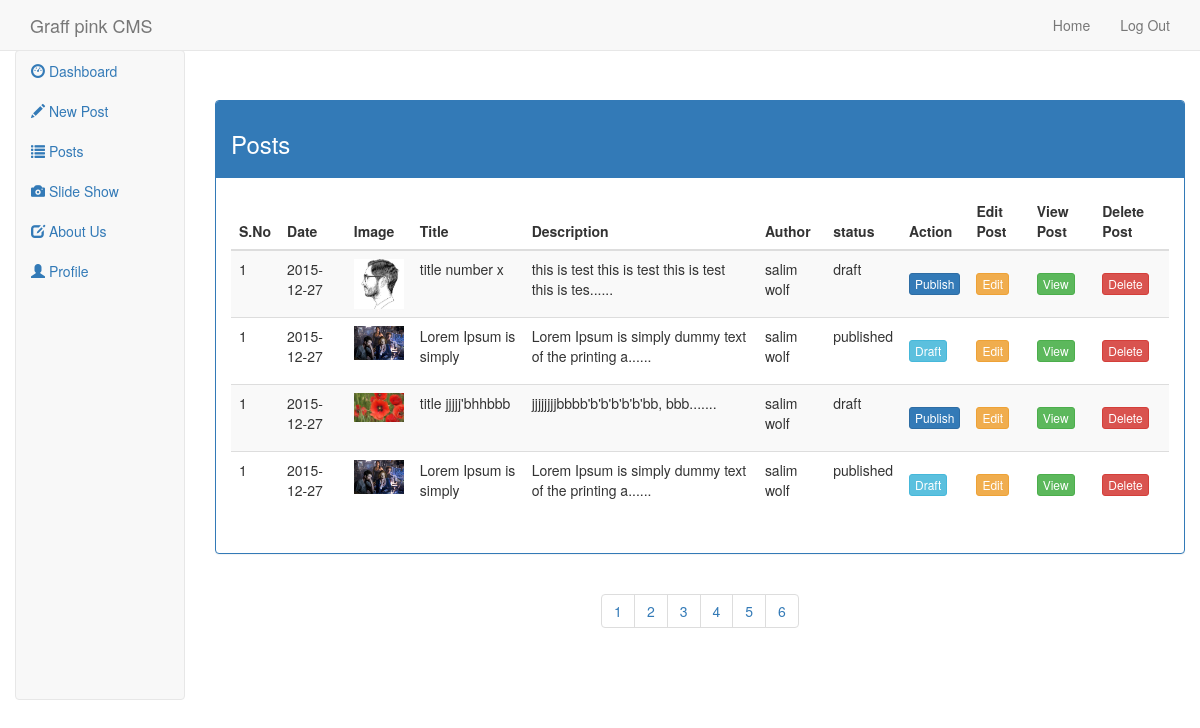
Screenshot of /admin/post_list.php (signed in) with the database file from the repository.
### tables this page shows
CREATE TABLE IF NOT EXISTS `posts` (
  `id` int(11) NOT NULL AUTO_INCREMENT,
  `title` text NOT NULL,
  `description` text NOT NULL,
  `image` text NOT NULL,
  `status` text NOT NULL,
  `date` timestamp NOT NULL DEFAULT CURRENT_TIMESTAMP ON UPDATE CURRENT_TIMESTAMP,
  `author` text NOT NULL,
  PRIMARY KEY (`id`)
);

CREATE TABLE IF NOT EXISTS `users` (
  `user_id` int(11) NOT NULL AUTO_INCREMENT,
  `role` text NOT NULL,
  `user_f_name` text NOT NULL,
  `user_l_name` text NOT NULL,
  `user_email` text NOT NULL,
  `user_password` text NOT NULL,
  `user_gender` text NOT NULL,
  `user_phone_no` text NOT NULL,
  `user_designation` text NOT NULL,
  `user_website` text NOT NULL,
  `user_address` text NOT NULL,
  `user_about_me` text NOT NULL,
  `user_date` timestamp NOT NULL DEFAULT CURRENT_TIMESTAMP ON UPDATE CURRENT_TIMESTAMP,
  PRIMARY KEY (`user_id`)
);

### admin/post_list.php (the view, shortened to what this page needs)
<?php session_start();
	include 'includes/db.php';
?>
<!DOCTYPE html>
<html>
	<head>
		<link rel="stylesheet" href="../../bootstrap/css/bootstrap.css">
	</head>
	<body>
		<?php include 'includes/header.php';?>
		<div style="width:50px;height:50px;"></div>
		<?php include 'includes/sidebar.php';?>
		<div class="col-sm-10">
		<div style="width:50px;height:50px;"></div>
			<div class="panel panel-primary">
				<div class="panel-heading"><h3>Posts</h3></div>
				<div class="panel-body">
					<table class="table table-striped">
						<thead>
							<tr>
								<th>S.No</th>
								<th>Date</th>
								<th>Image</th>
								<th>Title</th>
								<th>Description</th>
								<th>Author</th>
								<th>status</th>
								<th>Action</th>
								<th>Edit Post</th>
								<th>View Post</th>
								<th>Delete Post</th>
							</tr>
						</thead>
						<tbody>
							<?php
								$sql = "SELECT * FROM posts p JOIN users u ON p.author = u.user_email";
								$run = mysqli_query($conn,$sql);
								while($rows = mysqli_fetch_assoc($run)){
									echo '
									<tr>
										<td>1</td>
										<td>2015-12-27</td>
										<td>'.($rows['image'] == '' ? 'No Image' : '<img src="../'.$rows['image'].'" width="50px">').'</td>
										<td>'.$rows['title'].'</td>
										<td>'.substr($rows['description'],0,50).'......</td>
										<td>'.$rows['user_f_name'].' '.$rows['user_l_name'].'</td>
										<td>'.$rows['status'].'</td>
										<td>'.($rows['status'] == 'draft'? '<a href="post_list.php?new_status=published&id='.$rows['id'].'" class="btn btn-primary btn-xs navbar-btn">Publish</a>': '<a href="post_list.php?new_status=draft&id='.$rows['id'].'" class="btn btn-info btn-xs navbar-btn">Draft</a>').'</td>
										<td><a href="edit_post.php?edit_id='.$rows['id'].'" class="btn btn-warning btn-xs navbar-btn">Edit</a></td>
										<td><a href="../post.php?post_id='.$rows['id'].'" class="btn btn-success btn-xs navbar-btn">View</a></td>
										<td><a href="post_list.php?del_id='.$rows['id'].'" class="btn btn-danger btn-xs navbar-btn">Delete</a></td>
									</tr>
									';
								}
							?>
						</tbody>
					</table>
				</div>
			</div>
			<div class="text-center">
				<ul class="pagination">
					<li><a href="#">1</a></li>
					<li><a href="#">2</a></li>
					<li><a href="#">3</a></li>
					<li><a href="#">4</a></li>
					<li><a href="#">5</a></li>
					<li><a href="#">6</a></li>
				</ul>
			</div>
		</div>
	</body>
</html>

### rows the page displays
posts: image (picture), title "title number x", description "this is test this is test this is test this is tes", users.user_f_name "salim", users.user_l_name "wolf", status "draft"
posts: image (picture), title "Lorem Ipsum is simply", description "Lorem Ipsum is simply dummy text of the printing a", users.user_f_name "salim", users.user_l_name "wolf", status "published"
posts: image (picture), title "title jjjjj'bhhbbb", description "jjjjjjjjbbbb'b'b'b'b'b'bb, bbb.", users.user_f_name "salim", users.user_l_name "wolf", status "draft"
posts: image (picture), title "Lorem Ipsum is simply", description "Lorem Ipsum is simply dummy text of the printing a", users.user_f_name "salim", users.user_l_name "wolf", status "published"
